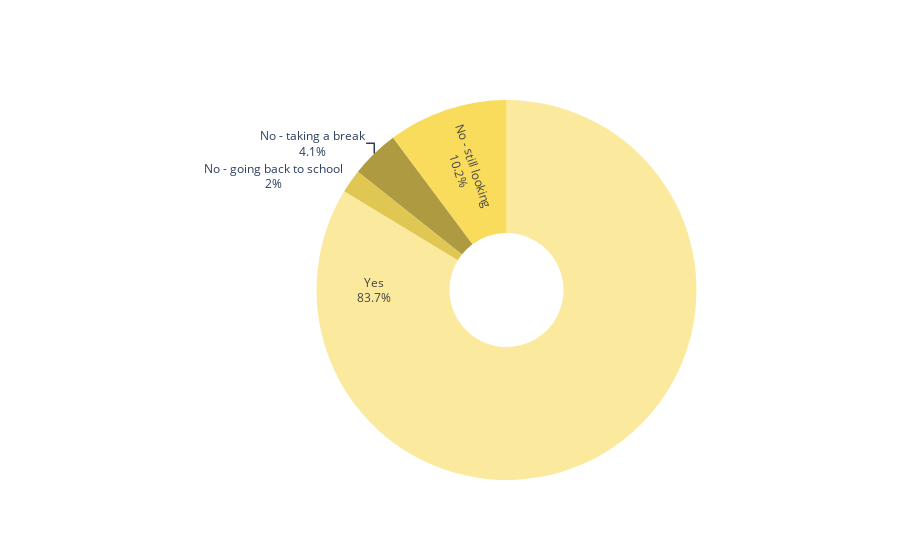

This figure's notebook cell:
### Markdown cell above
# 5 - Do you have a full time job

### Code cell
labels = ['No - still looking', 'Yes', 'No - going back to school', 'No - taking a break']
values = [10.2,  83.7, 2, 4.1]
colors = ['#f9dc5c', '#fbea9d', '#e0c653', '#ae9a40']
fig = go.Figure(data=[go.Pie(labels=labels, values=values, textinfo='label+percent',
                             insidetextorientation='radial', marker_colors=colors, hole=.3
                            )])
fig.update_layout(showlegend=False)

iplot(fig)

### Figure 1 — Plotly figure (JSON) as saved in the notebook; plotly's stock layout.template omitted (floating-point values rounded to 4 significant figures)
{"data": [{"hole": 0.3, "insidetextorientation": "radial", "labels": ["No - still looking", "Yes", "No - going back to school", "No - taking a break"], "marker": {"colors": ["#f9dc5c", "#fbea9d", "#e0c653", "#ae9a40"]}, "textinfo": "label+percent", "type": "pie", "values": [10.2, 83.7, 2, 4.1]}], "layout": {"showlegend": false}}
